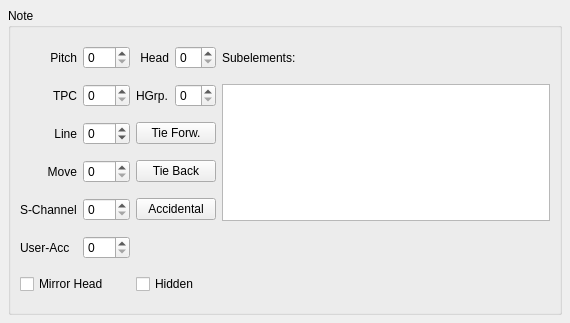
<ui version="4.0" >
 <class>NoteBase</class>
 <widget class="QWidget" name="NoteBase" >
  <property name="geometry" >
   <rect>
    <x>0</x>
    <y>0</y>
    <width>570</width>
    <height>323</height>
   </rect>
  </property>
  <property name="windowTitle" >
   <string>Form</string>
  </property>
  <layout class="QVBoxLayout" >
   <property name="spacing" >
    <number>6</number>
   </property>
   <property name="margin" >
    <number>8</number>
   </property>
   <item>
    <widget class="QGroupBox" name="groupBox" >
     <property name="title" >
      <string comment="do not translate" >Note</string>
     </property>
     <property name="flat" >
      <bool>true</bool>
     </property>
     <layout class="QGridLayout" >
      <item row="0" column="0" >
       <widget class="QLabel" name="label" >
        <property name="text" >
         <string comment="do not translate" >Pitch</string>
        </property>
        <property name="textFormat" >
         <enum>Qt::PlainText</enum>
        </property>
        <property name="alignment" >
         <set>Qt::AlignRight|Qt::AlignTrailing|Qt::AlignVCenter</set>
        </property>
        <property name="buddy" >
         <cstring>pitch</cstring>
        </property>
       </widget>
      </item>
      <item row="0" column="1" >
       <widget class="QSpinBox" name="pitch" >
        <property name="maximum" >
         <number>127</number>
        </property>
       </widget>
      </item>
      <item row="0" column="2" >
       <widget class="QLabel" name="label_2" >
        <property name="text" >
         <string comment="do not translate" >Head</string>
        </property>
        <property name="alignment" >
         <set>Qt::AlignRight|Qt::AlignTrailing|Qt::AlignVCenter</set>
        </property>
       </widget>
      </item>
      <item row="0" column="3" >
       <widget class="QSpinBox" name="head" >
        <property name="toolTip" >
         <string>head index</string>
        </property>
       </widget>
      </item>
      <item row="0" column="4" >
       <widget class="QLabel" name="label_10" >
        <property name="text" >
         <string comment="do not translate" >Subelements:</string>
        </property>
       </widget>
      </item>
      <item row="1" column="0" >
       <widget class="QLabel" name="label_6" >
        <property name="text" >
         <string comment="do not translate" >TPC</string>
        </property>
        <property name="alignment" >
         <set>Qt::AlignRight|Qt::AlignTrailing|Qt::AlignVCenter</set>
        </property>
       </widget>
      </item>
      <item row="1" column="1" >
       <widget class="QSpinBox" name="tpc" />
      </item>
      <item row="1" column="2" >
       <widget class="QLabel" name="label_7" >
        <property name="text" >
         <string comment="do not translate" >HGrp.</string>
        </property>
       </widget>
      </item>
      <item row="1" column="3" >
       <widget class="QSpinBox" name="headGroup" >
        <property name="toolTip" >
         <string>note head group</string>
        </property>
        <property name="maximum" >
         <number>4</number>
        </property>
       </widget>
      </item>
      <item rowspan="4" row="1" column="4" >
       <widget class="QListWidget" name="fingering" />
      </item>
      <item row="2" column="0" >
       <widget class="QLabel" name="label_3" >
        <property name="text" >
         <string comment="do not translate" >Line</string>
        </property>
        <property name="textFormat" >
         <enum>Qt::PlainText</enum>
        </property>
        <property name="alignment" >
         <set>Qt::AlignRight|Qt::AlignTrailing|Qt::AlignVCenter</set>
        </property>
        <property name="buddy" >
         <cstring>line</cstring>
        </property>
       </widget>
      </item>
      <item row="2" column="1" >
       <widget class="QSpinBox" name="line" >
        <property name="minimum" >
         <number>-99</number>
        </property>
       </widget>
      </item>
      <item row="2" column="2" colspan="2" >
       <widget class="QPushButton" name="tieFor" >
        <property name="text" >
         <string comment="do not translate" >Tie Forw.</string>
        </property>
       </widget>
      </item>
      <item row="3" column="0" >
       <widget class="QLabel" name="label_4" >
        <property name="text" >
         <string comment="do not translate" >Move</string>
        </property>
        <property name="textFormat" >
         <enum>Qt::PlainText</enum>
        </property>
        <property name="alignment" >
         <set>Qt::AlignRight|Qt::AlignTrailing|Qt::AlignVCenter</set>
        </property>
        <property name="buddy" >
         <cstring>move</cstring>
        </property>
       </widget>
      </item>
      <item row="3" column="1" >
       <widget class="QSpinBox" name="move" />
      </item>
      <item row="3" column="2" colspan="2" >
       <widget class="QPushButton" name="tieBack" >
        <property name="text" >
         <string comment="do not translate" >Tie Back</string>
        </property>
       </widget>
      </item>
      <item row="4" column="2" colspan="2" >
       <widget class="QPushButton" name="accidental" >
        <property name="text" >
         <string comment="do not translate" >Accidental</string>
        </property>
       </widget>
      </item>
      <item row="6" column="0" colspan="2" >
       <widget class="QCheckBox" name="mirror" >
        <property name="text" >
         <string comment="do not translate" >Mirror Head</string>
        </property>
       </widget>
      </item>
      <item row="4" column="0" >
       <widget class="QLabel" name="label_5" >
        <property name="text" >
         <string comment="do not translate" >S-Channel</string>
        </property>
       </widget>
      </item>
      <item row="4" column="1" >
       <widget class="QSpinBox" name="subchannel" />
      </item>
      <item row="6" column="2" colspan="2" >
       <widget class="QCheckBox" name="hidden" >
        <property name="text" >
         <string comment="do not translate" >Hidden</string>
        </property>
       </widget>
      </item>
      <item row="5" column="0" >
       <widget class="QLabel" name="label_8" >
        <property name="text" >
         <string comment="do not translate" >User-Acc</string>
        </property>
       </widget>
      </item>
      <item row="5" column="1" >
       <widget class="QSpinBox" name="userAccidental" />
      </item>
     </layout>
    </widget>
   </item>
  </layout>
 </widget>
 <resources/>
 <connections/>
</ui>
